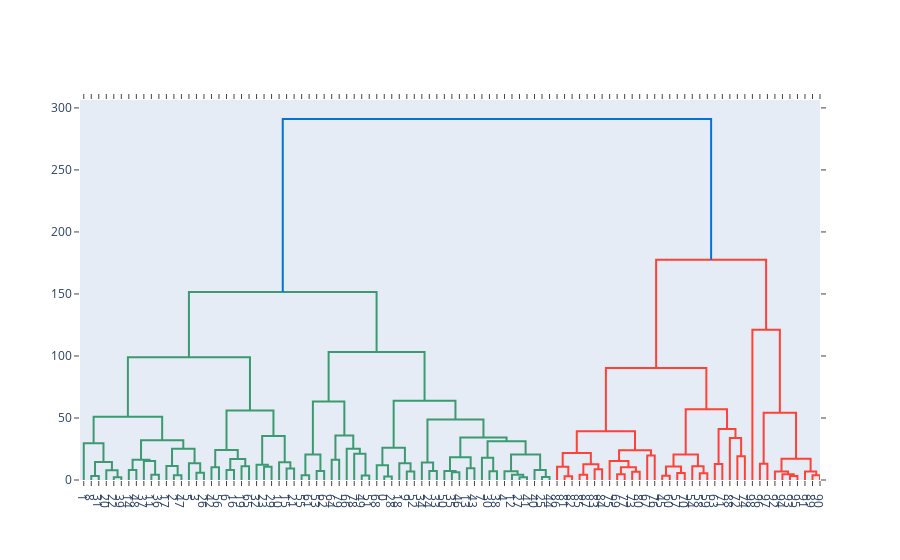

Notebook code for this chart:
### Code cell
fig = ff.create_dendrogram(linkage(points, method = "ward"))
fig.show()

### Figure 1 — Plotly figure (JSON) as saved in the notebook; plotly's stock layout.template omitted (floating-point values rounded to 4 significant figures)
{"data": [{"hoverinfo": "text", "marker": {"color": "rgb(61,153,112)"}, "mode": "lines", "type": "scatter", "x": [15, 15, 25, 25], "xaxis": "x", "y": [0, 3.182, 3.182, 0], "yaxis": "y"}, {"hoverinfo": "text", "marker": {"color": "rgb(61,153,112)"}, "mode": "lines", "type": "scatter", "x": [45, 45, 55, 55], "xaxis": "x", "y": [0, 2.254, 2.254, 0], "yaxis": "y"}, {"hoverinfo": "text", "marker": {"color": "rgb(61,153,112)"}, "mode": "lines", "type": "scatter", "x": [35, 35, 50, 50], "xaxis": "x", "y": [0, 7.816, 7.816, 2.254], "yaxis": "y"}, {"hoverinfo": "text", "marker": {"color": "rgb(61,153,112)"}, "mode": "lines", "type": "scatter", "x": [20, 20, 42.5, 42.5], "xaxis": "x", "y": [3.182, 14.56, 14.56, 7.816], "yaxis": "y"}, {"hoverinfo": "text", "marker": {"color": "rgb(61,153,112)"}, "mode": "lines", "type": "scatter", "x": [5, 5, 31.25, 31.25], "xaxis": "x", "y": [0, 29.55, 29.55, 14.56], "yaxis": "y"}, {"hoverinfo": "text", "marker": {"color": "rgb(61,153,112)"}, "mode": "lines", "type": "scatter", "x": [65, 65, 75, 75], "xaxis": "x", "y": [0, 8.102, 8.102, 0], "yaxis": "y"}, {"hoverinfo": "text", "marker": {"color": "rgb(61,153,112)"}, "mode": "lines", "type": "scatter", "x": [95, 95, 105, 105], "xaxis": "x", "y": [0, 4.139, 4.139, 0], "yaxis": "y"}, {"hoverinfo": "text", "marker": {"color": "rgb(61,153,112)"}, "mode": "lines", "type": "scatter", "x": [85, 85, 100, 100], "xaxis": "x", "y": [0, 15.26, 15.26, 4.139], "yaxis": "y"}, {"hoverinfo": "text", "marker": {"color": "rgb(61,153,112)"}, "mode": "lines", "type": "scatter", "x": [70, 70, 92.5, 92.5], "xaxis": "x", "y": [8.102, 16.28, 16.28, 15.26], "yaxis": "y"}, {"hoverinfo": "text", "marker": {"color": "rgb(61,153,112)"}, "mode": "lines", "type": "scatter", "x": [125, 125, 135, 135], "xaxis": "x", "y": [0, 3.761, 3.761, 0], "yaxis": "y"}, {"hoverinfo": "text", "marker": {"color": "rgb(61,153,112)"}, "mode": "lines", "type": "scatter", "x": [115, 115, 130, 130], "xaxis": "x", "y": [0, 11.34, 11.34, 3.761], "yaxis": "y"}, {"hoverinfo": "text", "marker": {"color": "rgb(61,153,112)"}, "mode": "lines", "type": "scatter", "x": [155, 155, 165, 165], "xaxis": "x", "y": [0, 5.844, 5.844, 0], "yaxis": "y"}, {"hoverinfo": "text", "marker": {"color": "rgb(61,153,112)"}, "mode": "lines", "type": "scatter", "x": [145, 145, 160, 160], "xaxis": "x", "y": [0, 13.42, 13.42, 5.844], "yaxis": "y"}, {"hoverinfo": "text", "marker": {"color": "rgb(61,153,112)"}, "mode": "lines", "type": "scatter", "x": [122.5, 122.5, 152.5, 152.5], "xaxis": "x", "y": [11.34, 25.1, 25.1, 13.42], "yaxis": "y"}, {"hoverinfo": "text", "marker": {"color": "rgb(61,153,112)"}, "mode": "lines", "type": "scatter", "x": [81.25, 81.25, 137.5, 137.5], "xaxis": "x", "y": [16.28, 32.06, 32.06, 25.1], "yaxis": "y"}, {"hoverinfo": "text", "marker": {"color": "rgb(61,153,112)"}, "mode": "lines", "type": "scatter", "x": [18.12, 18.12, 109.4, 109.4], "xaxis": "x", "y": [29.55, 51.09, 51.09, 32.06], "yaxis": "y"}, {"hoverinfo": "text", "marker": {"color": "rgb(61,153,112)"}, "mode": "lines", "type": "scatter", "x": [175, 175, 185, 185], "xaxis": "x", "y": [0, 10.22, 10.22, 0], "yaxis": "y"}, {"hoverinfo": "text", "marker": {"color": "rgb(61,153,112)"}, "mode": "lines", "type": "scatter", "x": [195, 195, 205, 205], "xaxis": "x", "y": [0, 8.065, 8.065, 0], "yaxis": "y"}, {"hoverinfo": "text", "marker": {"color": "rgb(61,153,112)"}, "mode": "lines", "type": "scatter", "x": [215, 215, 225, 225], "xaxis": "x", "y": [0, 11.15, 11.15, 0], "yaxis": "y"}, {"hoverinfo": "text", "marker": {"color": "rgb(61,153,112)"}, "mode": "lines", "type": "scatter", "x": [200, 200, 220, 220], "xaxis": "x", "y": [8.065, 16.97, 16.97, 11.15], "yaxis": "y"}, {"hoverinfo": "text", "marker": {"color": "rgb(61,153,112)"}, "mode": "lines", "type": "scatter", "x": [180, 180, 210, 210], "xaxis": "x", "y": [10.22, 24.11, 24.11, 16.97], "yaxis": "y"}, {"hoverinfo": "text", "marker": {"color": "rgb(61,153,112)"}, "mode": "lines", "type": "scatter", "x": [245, 245, 255, 255], "xaxis": "x", "y": [0, 10.63, 10.63, 0], "yaxis": "y"}, {"hoverinfo": "text", "marker": {"color": "rgb(61,153,112)"}, "mode": "lines", "type": "scatter", "x": [235, 235, 250, 250], "xaxis": "x", "y": [0, 12.33, 12.33, 10.63], "yaxis": "y"}, {"hoverinfo": "text", "marker": {"color": "rgb(61,153,112)"}, "mode": "lines", "type": "scatter", "x": [275, 275, 285, 285], "xaxis": "x", "y": [0, 9.274, 9.274, 0], "yaxis": "y"}, {"hoverinfo": "text", "marker": {"color": "rgb(61,153,112)"}, "mode": "lines", "type": "scatter", "x": [265, 265, 280, 280], "xaxis": "x", "y": [0, 14.35, 14.35, 9.274], "yaxis": "y"}, {"hoverinfo": "text", "marker": {"color": "rgb(61,153,112)"}, "mode": "lines", "type": "scatter", "x": [242.5, 242.5, 272.5, 272.5], "xaxis": "x", "y": [12.33, 35.53, 35.53, 14.35], "yaxis": "y"}, {"hoverinfo": "text", "marker": {"color": "rgb(61,153,112)"}, "mode": "lines", "type": "scatter", "x": [195, 195, 257.5, 257.5], "xaxis": "x", "y": [24.11, 56.1, 56.1, 35.53], "yaxis": "y"}, {"hoverinfo": "text", "marker": {"color": "rgb(61,153,112)"}, "mode": "lines", "type": "scatter", "x": [63.75, 63.75, 226.2, 226.2], "xaxis": "x", "y": [51.09, 99.03, 99.03, 56.1], "yaxis": "y"}, {"hoverinfo": "text", "marker": {"color": "rgb(61,153,112)"}, "mode": "lines", "type": "scatter", "x": [295, 295, 305, 305], "xaxis": "x", "y": [0, 3.746, 3.746, 0], "yaxis": "y"}, {"hoverinfo": "text", "marker": {"color": "rgb(61,153,112)"}, "mode": "lines", "type": "scatter", "x": [315, 315, 325, 325], "xaxis": "x", "y": [0, 7.352, 7.352, 0], "yaxis": "y"}, {"hoverinfo": "text", "marker": {"color": "rgb(61,153,112)"}, "mode": "lines", "type": "scatter", "x": [300, 300, 320, 320], "xaxis": "x", "y": [3.746, 20.49, 20.49, 7.352], "yaxis": "y"}, {"hoverinfo": "text", "marker": {"color": "rgb(61,153,112)"}, "mode": "lines", "type": "scatter", "x": [335, 335, 345, 345], "xaxis": "x", "y": [0, 16.39, 16.39, 0], "yaxis": "y"}, {"hoverinfo": "text", "marker": {"color": "rgb(61,153,112)"}, "mode": "lines", "type": "scatter", "x": [375, 375, 385, 385], "xaxis": "x", "y": [0, 3.607, 3.607, 0], "yaxis": "y"}, {"hoverinfo": "text", "marker": {"color": "rgb(61,153,112)"}, "mode": "lines", "type": "scatter", "x": [365, 365, 380, 380], "xaxis": "x", "y": [0, 21.22, 21.22, 3.607], "yaxis": "y"}, {"hoverinfo": "text", "marker": {"color": "rgb(61,153,112)"}, "mode": "lines", "type": "scatter", "x": [355, 355, 372.5, 372.5], "xaxis": "x", "y": [0, 25.14, 25.14, 21.22], "yaxis": "y"}, {"hoverinfo": "text", "marker": {"color": "rgb(61,153,112)"}, "mode": "lines", "type": "scatter", "x": [340, 340, 363.8, 363.8], "xaxis": "x", "y": [16.39, 35.81, 35.81, 25.14], "yaxis": "y"}, {"hoverinfo": "text", "marker": {"color": "rgb(61,153,112)"}, "mode": "lines", "type": "scatter", "x": [310, 310, 351.9, 351.9], "xaxis": "x", "y": [20.49, 63.25, 63.25, 35.81], "yaxis": "y"}, {"hoverinfo": "text", "marker": {"color": "rgb(61,153,112)"}, "mode": "lines", "type": "scatter", "x": [405, 405, 415, 415], "xaxis": "x", "y": [0, 2.879, 2.879, 0], "yaxis": "y"}, {"hoverinfo": "text", "marker": {"color": "rgb(61,153,112)"}, "mode": "lines", "type": "scatter", "x": [395, 395, 410, 410], "xaxis": "x", "y": [0, 11.81, 11.81, 2.879], "yaxis": "y"}, {"hoverinfo": "text", "marker": {"color": "rgb(61,153,112)"}, "mode": "lines", "type": "scatter", "x": [435, 435, 445, 445], "xaxis": "x", "y": [0, 6.802, 6.802, 0], "yaxis": "y"}, {"hoverinfo": "text", "marker": {"color": "rgb(61,153,112)"}, "mode": "lines", "type": "scatter", "x": [425, 425, 440, 440], "xaxis": "x", "y": [0, 13.6, 13.6, 6.802], "yaxis": "y"}, {"hoverinfo": "text", "marker": {"color": "rgb(61,153,112)"}, "mode": "lines", "type": "scatter", "x": [402.5, 402.5, 432.5, 432.5], "xaxis": "x", "y": [11.81, 26.08, 26.08, 13.6], "yaxis": "y"}, {"hoverinfo": "text", "marker": {"color": "rgb(61,153,112)"}, "mode": "lines", "type": "scatter", "x": [465, 465, 475, 475], "xaxis": "x", "y": [0, 7.212, 7.212, 0], "yaxis": "y"}, {"hoverinfo": "text", "marker": {"color": "rgb(61,153,112)"}, "mode": "lines", "type": "scatter", "x": [455, 455, 470, 470], "xaxis": "x", "y": [0, 14.04, 14.04, 7.212], "yaxis": "y"}, {"hoverinfo": "text", "marker": {"color": "rgb(61,153,112)"}, "mode": "lines", "type": "scatter", "x": [495, 495, 505, 505], "xaxis": "x", "y": [0, 6.343, 6.343, 0], "yaxis": "y"}, {"hoverinfo": "text", "marker": {"color": "rgb(61,153,112)"}, "mode": "lines", "type": "scatter", "x": [485, 485, 500, 500], "xaxis": "x", "y": [0, 7.351, 7.351, 6.343], "yaxis": "y"}, {"hoverinfo": "text", "marker": {"color": "rgb(61,153,112)"}, "mode": "lines", "type": "scatter", "x": [515, 515, 525, 525], "xaxis": "x", "y": [0, 9.453, 9.453, 0], "yaxis": "y"}, {"hoverinfo": "text", "marker": {"color": "rgb(61,153,112)"}, "mode": "lines", "type": "scatter", "x": [492.5, 492.5, 520, 520], "xaxis": "x", "y": [7.351, 18.37, 18.37, 9.453], "yaxis": "y"}, {"hoverinfo": "text", "marker": {"color": "rgb(61,153,112)"}, "mode": "lines", "type": "scatter", "x": [545, 545, 555, 555], "xaxis": "x", "y": [0, 7.073, 7.073, 0], "yaxis": "y"}, {"hoverinfo": "text", "marker": {"color": "rgb(61,153,112)"}, "mode": "lines", "type": "scatter", "x": [535, 535, 550, 550], "xaxis": "x", "y": [0, 17.92, 17.92, 7.073], "yaxis": "y"}, {"hoverinfo": "text", "marker": {"color": "rgb(61,153,112)"}, "mode": "lines", "type": "scatter", "x": [585, 585, 595, 595], "xaxis": "x", "y": [0, 2.258, 2.258, 0], "yaxis": "y"}, {"hoverinfo": "text", "marker": {"color": "rgb(61,153,112)"}, "mode": "lines", "type": "scatter", "x": [575, 575, 590, 590], "xaxis": "x", "y": [0, 4.248, 4.248, 2.258], "yaxis": "y"}, {"hoverinfo": "text", "marker": {"color": "rgb(61,153,112)"}, "mode": "lines", "type": "scatter", "x": [565, 565, 582.5, 582.5], "xaxis": "x", "y": [0, 7.144, 7.144, 4.248], "yaxis": "y"}, {"hoverinfo": "text", "marker": {"color": "rgb(61,153,112)"}, "mode": "lines", "type": "scatter", "x": [615, 615, 625, 625], "xaxis": "x", "y": [0, 2.515, 2.515, 0], "yaxis": "y"}, {"hoverinfo": "text", "marker": {"color": "rgb(61,153,112)"}, "mode": "lines", "type": "scatter", "x": [605, 605, 620, 620], "xaxis": "x", "y": [0, 8.069, 8.069, 2.515], "yaxis": "y"}, {"hoverinfo": "text", "marker": {"color": "rgb(61,153,112)"}, "mode": "lines", "type": "scatter", "x": [573.8, 573.8, 612.5, 612.5], "xaxis": "x", "y": [7.144, 20.64, 20.64, 8.069], "yaxis": "y"}, {"hoverinfo": "text", "marker": {"color": "rgb(61,153,112)"}, "mode": "lines", "type": "scatter", "x": [542.5, 542.5, 593.1, 593.1], "xaxis": "x", "y": [17.92, 31.27, 31.27, 20.64], "yaxis": "y"}, {"hoverinfo": "text", "marker": {"color": "rgb(61,153,112)"}, "mode": "lines", "type": "scatter", "x": [506.2, 506.2, 567.8, 567.8], "xaxis": "x", "y": [18.37, 34.2, 34.2, 31.27], "yaxis": "y"}, {"hoverinfo": "text", "marker": {"color": "rgb(61,153,112)"}, "mode": "lines", "type": "scatter", "x": [462.5, 462.5, 537.0, 537.0], "xaxis": "x", "y": [14.04, 48.78, 48.78, 34.2], "yaxis": "y"}, {"hoverinfo": "text", "marker": {"color": "rgb(61,153,112)"}, "mode": "lines", "type": "scatter", "x": [417.5, 417.5, 499.8, 499.8], "xaxis": "x", "y": [26.08, 63.92, 63.92, 48.78], "yaxis": "y"}, {"hoverinfo": "text", "marker": {"color": "rgb(61,153,112)"}, "mode": "lines", "type": "scatter", "x": [330.9, 330.9, 458.6, 458.6], "xaxis": "x", "y": [63.25, 103.3, 103.3, 63.92], "yaxis": "y"}, {"hoverinfo": "text", "marker": {"color": "rgb(61,153,112)"}, "mode": "lines", "type": "scatter", "x": [145, 145, 394.8, 394.8], "xaxis": "x", "y": [99.03, 151.5, 151.5, 103.3], "yaxis": "y"}, {"hoverinfo": "text", "marker": {"color": "rgb(255,65,54)"}, "mode": "lines", "type": "scatter", "x": [645, 645, 655, 655], "xaxis": "x", "y": [0, 3.016, 3.016, 0], "yaxis": "y"}, {"hoverinfo": "text", "marker": {"color": "rgb(255,65,54)"}, "mode": "lines", "type": "scatter", "x": [635, 635, 650, 650], "xaxis": "x", "y": [0, 10.67, 10.67, 3.016], "yaxis": "y"}, {"hoverinfo": "text", "marker": {"color": "rgb(255,65,54)"}, "mode": "lines", "type": "scatter", "x": [665, 665, 675, 675], "xaxis": "x", "y": [0, 4.145, 4.145, 0], "yaxis": "y"}, {"hoverinfo": "text", "marker": {"color": "rgb(255,65,54)"}, "mode": "lines", "type": "scatter", "x": [685, 685, 695, 695], "xaxis": "x", "y": [0, 8.609, 8.609, 0], "yaxis": "y"}, {"hoverinfo": "text", "marker": {"color": "rgb(255,65,54)"}, "mode": "lines", "type": "scatter", "x": [670, 670, 690, 690], "xaxis": "x", "y": [4.145, 12.7, 12.7, 8.609], "yaxis": "y"}, {"hoverinfo": "text", "marker": {"color": "rgb(255,65,54)"}, "mode": "lines", "type": "scatter", "x": [642.5, 642.5, 680, 680], "xaxis": "x", "y": [10.67, 21.73, 21.73, 12.7], "yaxis": "y"}, {"hoverinfo": "text", "marker": {"color": "rgb(255,65,54)"}, "mode": "lines", "type": "scatter", "x": [715, 715, 725, 725], "xaxis": "x", "y": [0, 4.672, 4.672, 0], "yaxis": "y"}, {"hoverinfo": "text", "marker": {"color": "rgb(255,65,54)"}, "mode": "lines", "type": "scatter", "x": [735, 735, 745, 745], "xaxis": "x", "y": [0, 6.704, 6.704, 0], "yaxis": "y"}, {"hoverinfo": "text", "marker": {"color": "rgb(255,65,54)"}, "mode": "lines", "type": "scatter", "x": [720, 720, 740, 740], "xaxis": "x", "y": [4.672, 10.3, 10.3, 6.704], "yaxis": "y"}, {"hoverinfo": "text", "marker": {"color": "rgb(255,65,54)"}, "mode": "lines", "type": "scatter", "x": [705, 705, 730, 730], "xaxis": "x", "y": [0, 15.3, 15.3, 10.3], "yaxis": "y"}, {"hoverinfo": "text", "marker": {"color": "rgb(255,65,54)"}, "mode": "lines", "type": "scatter", "x": [755, 755, 765, 765], "xaxis": "x", "y": [0, 19.7, 19.7, 0], "yaxis": "y"}, {"hoverinfo": "text", "marker": {"color": "rgb(255,65,54)"}, "mode": "lines", "type": "scatter", "x": [717.5, 717.5, 760, 760], "xaxis": "x", "y": [15.3, 23.94, 23.94, 19.7], "yaxis": "y"}, {"hoverinfo": "text", "marker": {"color": "rgb(255,65,54)"}, "mode": "lines", "type": "scatter", "x": [661.2, 661.2, 738.8, 738.8], "xaxis": "x", "y": [21.73, 39.3, 39.3, 23.94], "yaxis": "y"}, {"hoverinfo": "text", "marker": {"color": "rgb(255,65,54)"}, "mode": "lines", "type": "scatter", "x": [775, 775, 785, 785], "xaxis": "x", "y": [0, 3.346, 3.346, 0], "yaxis": "y"}, {"hoverinfo": "text", "marker": {"color": "rgb(255,65,54)"}, "mode": "lines", "type": "scatter", "x": [795, 795, 805, 805], "xaxis": "x", "y": [0, 5.742, 5.742, 0], "yaxis": "y"}, {"hoverinfo": "text", "marker": {"color": "rgb(255,65,54)"}, "mode": "lines", "type": "scatter", "x": [780, 780, 800, 800], "xaxis": "x", "y": [3.346, 10.95, 10.95, 5.742], "yaxis": "y"}, {"hoverinfo": "text", "marker": {"color": "rgb(255,65,54)"}, "mode": "lines", "type": "scatter", "x": [825, 825, 835, 835], "xaxis": "x", "y": [0, 5.385, 5.385, 0], "yaxis": "y"}, {"hoverinfo": "text", "marker": {"color": "rgb(255,65,54)"}, "mode": "lines", "type": "scatter", "x": [815, 815, 830, 830], "xaxis": "x", "y": [0, 11.18, 11.18, 5.385], "yaxis": "y"}, {"hoverinfo": "text", "marker": {"color": "rgb(255,65,54)"}, "mode": "lines", "type": "scatter", "x": [790, 790, 822.5, 822.5], "xaxis": "x", "y": [10.95, 20.5, 20.5, 11.18], "yaxis": "y"}, {"hoverinfo": "text", "marker": {"color": "rgb(255,65,54)"}, "mode": "lines", "type": "scatter", "x": [845, 845, 855, 855], "xaxis": "x", "y": [0, 12.98, 12.98, 0], "yaxis": "y"}, {"hoverinfo": "text", "marker": {"color": "rgb(255,65,54)"}, "mode": "lines", "type": "scatter", "x": [875, 875, 885, 885], "xaxis": "x", "y": [0, 19.11, 19.11, 0], "yaxis": "y"}, {"hoverinfo": "text", "marker": {"color": "rgb(255,65,54)"}, "mode": "lines", "type": "scatter", "x": [865, 865, 880, 880], "xaxis": "x", "y": [0, 33.89, 33.89, 19.11], "yaxis": "y"}, {"hoverinfo": "text", "marker": {"color": "rgb(255,65,54)"}, "mode": "lines", "type": "scatter", "x": [850, 850, 872.5, 872.5], "xaxis": "x", "y": [12.98, 41.08, 41.08, 33.89], "yaxis": "y"}, {"hoverinfo": "text", "marker": {"color": "rgb(255,65,54)"}, "mode": "lines", "type": "scatter", "x": [806.2, 806.2, 861.2, 861.2], "xaxis": "x", "y": [20.5, 57.07, 57.07, 41.08], "yaxis": "y"}, {"hoverinfo": "text", "marker": {"color": "rgb(255,65,54)"}, "mode": "lines", "type": "scatter", "x": [700, 700, 833.8, 833.8], "xaxis": "x", "y": [39.3, 90.23, 90.23, 57.07], "yaxis": "y"}, {"hoverinfo": "text", "marker": {"color": "rgb(255,65,54)"}, "mode": "lines", "type": "scatter", "x": [905, 905, 915, 915], "xaxis": "x", "y": [0, 13.03, 13.03, 0], "yaxis": "y"}, {"hoverinfo": "text", "marker": {"color": "rgb(255,65,54)"}, "mode": "lines", "type": "scatter", "x": [945, 945, 955, 955], "xaxis": "x", "y": [0, 3.32, 3.32, 0], "yaxis": "y"}, {"hoverinfo": "text", "marker": {"color": "rgb(255,65,54)"}, "mode": "lines", "type": "scatter", "x": [935, 935, 950, 950], "xaxis": "x", "y": [0, 4.583, 4.583, 3.32], "yaxis": "y"}, {"hoverinfo": "text", "marker": {"color": "rgb(255,65,54)"}, "mode": "lines", "type": "scatter", "x": [925, 925, 942.5, 942.5], "xaxis": "x", "y": [0, 6.79, 6.79, 4.583], "yaxis": "y"}, {"hoverinfo": "text", "marker": {"color": "rgb(255,65,54)"}, "mode": "lines", "type": "scatter", "x": [975, 975, 985, 985], "xaxis": "x", "y": [0, 3.838, 3.838, 0], "yaxis": "y"}, {"hoverinfo": "text", "marker": {"color": "rgb(255,65,54)"}, "mode": "lines", "type": "scatter", "x": [965, 965, 980, 980], "xaxis": "x", "y": [0, 6.825, 6.825, 3.838], "yaxis": "y"}, {"hoverinfo": "text", "marker": {"color": "rgb(255,65,54)"}, "mode": "lines", "type": "scatter", "x": [933.8, 933.8, 972.5, 972.5], "xaxis": "x", "y": [6.79, 17.17, 17.17, 6.825], "yaxis": "y"}, {"hoverinfo": "text", "marker": {"color": "rgb(255,65,54)"}, "mode": "lines", "type": "scatter", "x": [910, 910, 953.1, 953.1], "xaxis": "x", "y": [13.03, 54.16, 54.16, 17.17], "yaxis": "y"}, {"hoverinfo": "text", "marker": {"color": "rgb(255,65,54)"}, "mode": "lines", "type": "scatter", "x": [895, 895, 931.6, 931.6], "xaxis": "x", "y": [0, 121.0, 121.0, 54.16], "yaxis": "y"}, {"hoverinfo": "text", "marker": {"color": "rgb(255,65,54)"}, "mode": "lines", "type": "scatter", "x": [766.9, 766.9, 913.3, 913.3], "xaxis": "x", "y": [90.23, 177.5, 177.5, 121.0], "yaxis": "y"}, {"hoverinfo": "text", "marker": {"color": "rgb(0,116,217)"}, "mode": "lines", "type": "scatter", "x": [269.9, 269.9, 840.1, 840.1], "xaxis": "x", "y": [151.5, 291.1, 291.1, 177.5], "yaxis": "y"}], "layout": {"autosize": false, "height": null, "hovermode": "closest", "showlegend": false, "width": null, "xaxis": {"mirror": "allticks", "rangemode": "tozero", "showgrid": false, "showline": true, "showticklabels": true, "tickmode": "array", "ticks": "outside", "ticktext": ["1", "8", "31", "20", "22", "39", "14", "48", "37", "11", "36", "17", "2", "47", "5", "3", "26", "42", "56", "6", "16", "19", "65", "32", "23", "29", "10", "15", "21", "55", "61", "53", "62", "64", "79", "66", "78", "49", "51", "68", "0", "28", "18", "9", "52", "34", "24", "33", "50", "35", "46", "13", "43", "7", "30", "38", "4", "12", "27", "41", "40", "25", "44", "86", "81", "82", "85", "87", "83", "84", "75", "69", "77", "73", "80", "67", "76", "45", "60", "57", "70", "54", "58", "59", "63", "71", "88", "72", "74", "98", "96", "97", "92", "94", "93", "95", "91", "89", "90"], "tickvals": [5, 15, 25, 35, 45, 55, 65, 75, 85, 95, 105, 115, 125, 135, 145, 155, 165, 175, 185, 195, 205, 215, 225, 235, 245, 255, 265, 275, 285, 295, 305, 315, 325, 335, 345, 355, 365, 375, 385, 395, 405, 415, 425, 435, 445, 455, 465, 475, 485, 495, 505, 515, 525, 535, 545, 555, 565, 575, 585, 595, 605, 615, 625, 635, 645, 655, 665, 675, 685, 695, 705, 715, 725, 735, 745, 755, 765, 775, 785, 795, 805, 815, 825, 835, 845, 855, 865, 875, 885, 895, 905, 915, 925, 935, 945, 955, 965, 975, 985], "type": "linear", "zeroline": false}, "yaxis": {"mirror": "allticks", "rangemode": "tozero", "showgrid": false, "showline": true, "showticklabels": true, "ticks": "outside", "type": "linear", "zeroline": false}}}
